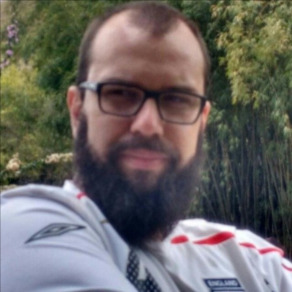
#> input picture Cartoon Image/me.jpg, 292 x 292 px, given in place of the camera
$ python objDetectionTrack.py
#> lines starting #> are read from the running program, lines starting #| are printed output that depends on the picture; after the words box and inside, x2 and y2 are one past the last pixel; in counts of white or black regions, pixels touching at a corner belong together
import numpy as np
import cv2

cor = np.uint8([[[0, 255, 0]]])
hsv_cor = cv2.cvtColor(cor, cv2.COLOR_BGR2HSV)
print(hsv_cor)

cap = cv2.VideoCapture(0)

while True:
    ret, frame = cap.read()
#> frame is the input picture: shape (292, 292, 3); mean B, G, R 100.2, 102.9, 106.7
    hsv = cv2.cvtColor(frame, cv2.COLOR_BGR2HSV)
#> hsv: shape (292, 292, 3); mean H, S, V 77, 71, 118.4

    # Limites superior e inferior
    lim_inf = np.array([100, 100, 100])
    lim_sup = np.array([140, 255, 255])

    # Aplicacao dos lim
    # Verifica se os elementos da matriz estão entre os
    # elementos de duas outras matrizes
    color_mask = cv2.inRange(hsv, lim_inf, lim_sup)
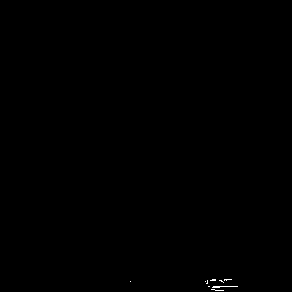
#> color_mask: shape (292, 292); 0.09% white in thin lines or dots, all inside (x1, y1, x2, y2) = (130, 279, 238, 291)

    (couts, hir) = cv2.findContours(
        color_mask, cv2.RETR_TREE, cv2.CHAIN_APPROX_SIMPLE)
#> couts = 9 contours, all with area under 20; hir = [[1, -1, -1, -1], [2, 0, -1, -1], [3, 1, -1, -1], [4, 2, -1, -1], [5, 3, -1, -1], [6, 4, -1, -1], [7, 5, -1, -1], [8, 6, -1, -1], [-1, 7, -1, -1]]

    for cout in couts:
        area = cv2.contourArea(cout)

        if (area > 800):
            x, y, w, h = cv2.boundingRect(cout)
            frame = cv2.rectangle(frame, (x,  y), (x+w, y+h), (0, 0, 255), 2)
#> this loop made 9 passes
#> area on passes 1, 2, 6, 8, 9: 0, 7, 1, 1.5, 3.5
#> (cout, area) on passes 3, 4, 5, 7: ([[208, 286], [209, 286]], 0), ([[205, 281]], 0), ([[130, 281]], 0), ([[207, 280], [207, 282], [206, 283], [207, 283]], 0.5)

    cv2.imshow('ObjectDetctionTrack', frame)

    if cv2.waitKey(1) == 27:
#> (key Esc is pressed here)
        break

cv2.destroyAllWindows()
cap.release()
